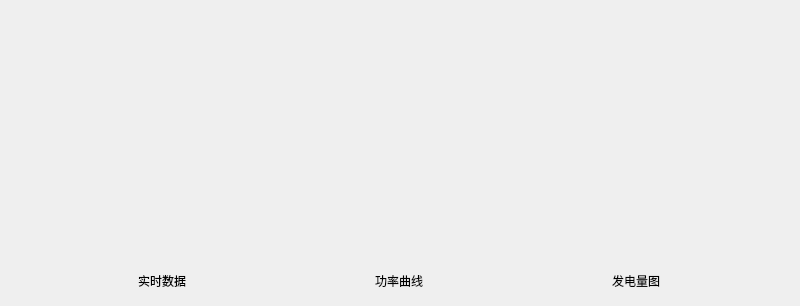
<?xml version="1.0" encoding="UTF-8"?>
<ui version="4.0">
 <class>RunInfo</class>
 <widget class="QWidget" name="RunInfo">
  <property name="geometry">
   <rect>
    <x>0</x>
    <y>0</y>
    <width>800</width>
    <height>306</height>
   </rect>
  </property>
  <property name="windowTitle">
   <string>Form</string>
  </property>
  <layout class="QGridLayout" name="gridLayout">
   <property name="margin">
    <number>0</number>
   </property>
   <property name="spacing">
    <number>0</number>
   </property>
   <item row="0" column="0">
    <widget class="QWidget" name="wgt_show" native="true">
     <property name="sizePolicy">
      <sizepolicy hsizetype="Expanding" vsizetype="Expanding">
       <horstretch>0</horstretch>
       <verstretch>0</verstretch>
      </sizepolicy>
     </property>
    </widget>
   </item>
   <item row="1" column="0">
    <layout class="QHBoxLayout" name="horizontalLayout">
     <item>
      <widget class="QToolButton" name="pbtn_realTime">
       <property name="minimumSize">
        <size>
         <width>150</width>
         <height>50</height>
        </size>
       </property>
       <property name="focusPolicy">
        <enum>Qt::StrongFocus</enum>
       </property>
       <property name="styleSheet">
        <string notr="true">QToolButton{image: url(:/images/infobutton.png);border-radius: 3px;}
QToolButton:focus{image: url(:/images/infobuttonfous.png);border-radius: 3px;}</string>
       </property>
       <property name="text">
        <string>实时数据</string>
       </property>
       <property name="toolButtonStyle">
        <enum>Qt::ToolButtonFollowStyle</enum>
       </property>
      </widget>
     </item>
     <item>
      <widget class="QToolButton" name="pbtn_powerNet">
       <property name="minimumSize">
        <size>
         <width>150</width>
         <height>50</height>
        </size>
       </property>
       <property name="focusPolicy">
        <enum>Qt::StrongFocus</enum>
       </property>
       <property name="styleSheet">
        <string notr="true">QToolButton{image: url(:/images/infobutton.png);border-radius: 3px;}
QToolButton:focus{image: url(:/images/infobuttonfous.png);border-radius: 3px;}</string>
       </property>
       <property name="text">
        <string>功率曲线</string>
       </property>
       <property name="toolButtonStyle">
        <enum>Qt::ToolButtonFollowStyle</enum>
       </property>
      </widget>
     </item>
     <item>
      <widget class="QToolButton" name="pbtn_powerColumn">
       <property name="minimumSize">
        <size>
         <width>150</width>
         <height>50</height>
        </size>
       </property>
       <property name="focusPolicy">
        <enum>Qt::StrongFocus</enum>
       </property>
       <property name="styleSheet">
        <string notr="true">QToolButton{image: url(:/images/infobutton.png);border-radius: 3px;}
QToolButton:focus{image: url(:/images/infobuttonfous.png);border-radius: 3px;}</string>
       </property>
       <property name="text">
        <string>发电量图</string>
       </property>
       <property name="toolButtonStyle">
        <enum>Qt::ToolButtonFollowStyle</enum>
       </property>
      </widget>
     </item>
    </layout>
   </item>
  </layout>
 </widget>
 <resources/>
 <connections/>
</ui>
